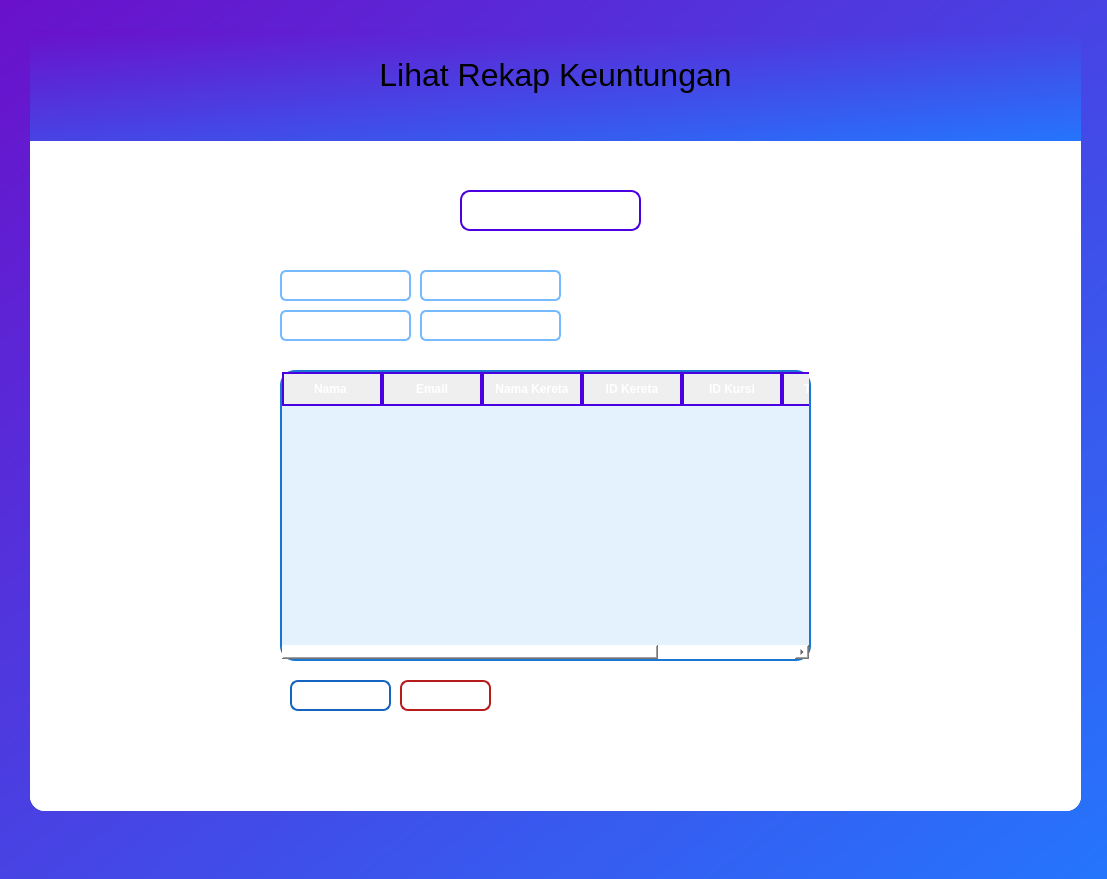
<?xml version="1.0" encoding="UTF-8"?>
<ui version="4.0">
 <class>lihat_RekapKeuntungan</class>
 <widget class="QMainWindow" name="lihat_RekapKeuntungan">
  <property name="geometry">
   <rect>
    <x>0</x>
    <y>0</y>
    <width>1107</width>
    <height>879</height>
   </rect>
  </property>
  <property name="windowTitle">
   <string>Dashboard SAKAPEUNG</string>
  </property>
  <property name="styleSheet">
   <string notr="true">background: qlineargradient(x1:0, y1:0, x2:1, y2:1, stop:0 #6a11cb, stop:1 #2575fc);
</string>
  </property>
  <widget class="QWidget" name="centralwidget">
   <widget class="QFrame" name="frame_utama">
    <property name="geometry">
     <rect>
      <x>30</x>
      <y>30</y>
      <width>1051</width>
      <height>781</height>
     </rect>
    </property>
    <property name="styleSheet">
     <string notr="true">background-color: rgba(255, 255, 255, 180); /* Transparansi */
border-radius: 15px; /* Membuat sudut melengkung */</string>
    </property>
    <property name="frameShape">
     <enum>QFrame::StyledPanel</enum>
    </property>
    <property name="frameShadow">
     <enum>QFrame::Raised</enum>
    </property>
    <widget class="QStackedWidget" name="stackedWidget">
     <property name="geometry">
      <rect>
       <x>0</x>
       <y>0</y>
       <width>1051</width>
       <height>781</height>
      </rect>
     </property>
     <property name="styleSheet">
      <string notr="true">background : white;</string>
     </property>
     <property name="frameShape">
      <enum>QFrame::Box</enum>
     </property>
     <property name="frameShadow">
      <enum>QFrame::Plain</enum>
     </property>
     <property name="currentIndex">
      <number>2</number>
     </property>
     <widget class="QWidget" name="admin">
      <widget class="QTextEdit" name="home_admin">
       <property name="geometry">
        <rect>
         <x>10</x>
         <y>120</y>
         <width>791</width>
         <height>651</height>
        </rect>
       </property>
       <property name="html">
        <string>&lt;!DOCTYPE HTML PUBLIC &quot;-//W3C//DTD HTML 4.0//EN&quot; &quot;http://www.w3.org/TR/REC-html40/strict.dtd&quot;&gt;
&lt;html&gt;&lt;head&gt;&lt;meta name=&quot;qrichtext&quot; content=&quot;1&quot; /&gt;&lt;style type=&quot;text/css&quot;&gt;
p, li { white-space: pre-wrap; }
&lt;/style&gt;&lt;/head&gt;&lt;body style=&quot; font-family:'MS Shell Dlg 2'; font-size:8pt; font-weight:400; font-style:normal;&quot;&gt;
&lt;p style=&quot; margin-top:0px; margin-bottom:0px; margin-left:0px; margin-right:0px; -qt-block-indent:0; text-indent:0px;&quot;&gt;&lt;span style=&quot; font-size:7.8pt;&quot;&gt;Ini adalah dashbiard admin&lt;/span&gt;&lt;/p&gt;&lt;/body&gt;&lt;/html&gt;</string>
       </property>
      </widget>
      <widget class="QTextBrowser" name="home_title_admin">
       <property name="geometry">
        <rect>
         <x>0</x>
         <y>0</y>
         <width>811</width>
         <height>111</height>
        </rect>
       </property>
       <property name="styleSheet">
        <string notr="true">background: qlineargradient(x1:0, y1:0, x2:1, y2:1, stop:0 #6a11cb, stop:1 #2575fc);
border-radius: 0px; 
</string>
       </property>
       <property name="html">
        <string>&lt;!DOCTYPE HTML PUBLIC &quot;-//W3C//DTD HTML 4.0//EN&quot; &quot;http://www.w3.org/TR/REC-html40/strict.dtd&quot;&gt;
&lt;html&gt;&lt;head&gt;&lt;meta name=&quot;qrichtext&quot; content=&quot;1&quot; /&gt;&lt;style type=&quot;text/css&quot;&gt;
p, li { white-space: pre-wrap; }
&lt;/style&gt;&lt;/head&gt;&lt;body style=&quot; font-family:'MS Shell Dlg 2'; font-size:8pt; font-weight:400; font-style:normal;&quot;&gt;
&lt;p align=&quot;center&quot; style=&quot;-qt-paragraph-type:empty; margin-top:0px; margin-bottom:0px; margin-left:0px; margin-right:0px; -qt-block-indent:0; text-indent:0px; font-size:7.8pt;&quot;&gt;&lt;br /&gt;&lt;/p&gt;
&lt;p align=&quot;center&quot; style=&quot; margin-top:0px; margin-bottom:0px; margin-left:0px; margin-right:0px; -qt-block-indent:0; text-indent:0px;&quot;&gt;&lt;span style=&quot; font-size:6pt;&quot;&gt; &lt;/span&gt;&lt;/p&gt;
&lt;p align=&quot;center&quot; style=&quot; margin-top:0px; margin-bottom:0px; margin-left:0px; margin-right:0px; -qt-block-indent:0; text-indent:0px;&quot;&gt;&lt;span style=&quot; font-size:24pt;&quot;&gt;Dashboard Admin&lt;/span&gt;&lt;/p&gt;&lt;/body&gt;&lt;/html&gt;</string>
       </property>
      </widget>
     </widget>
     <widget class="QWidget" name="edit_jadwal_kereta">
      <widget class="QTextBrowser" name="edit_jadwal_kereta_title_admin">
       <property name="geometry">
        <rect>
         <x>0</x>
         <y>0</y>
         <width>811</width>
         <height>111</height>
        </rect>
       </property>
       <property name="styleSheet">
        <string notr="true">background: qlineargradient(x1:0, y1:0, x2:1, y2:1, stop:0 #6a11cb, stop:1 #2575fc);
border-radius: 0px; 
</string>
       </property>
       <property name="html">
        <string>&lt;!DOCTYPE HTML PUBLIC &quot;-//W3C//DTD HTML 4.0//EN&quot; &quot;http://www.w3.org/TR/REC-html40/strict.dtd&quot;&gt;
&lt;html&gt;&lt;head&gt;&lt;meta name=&quot;qrichtext&quot; content=&quot;1&quot; /&gt;&lt;style type=&quot;text/css&quot;&gt;
p, li { white-space: pre-wrap; }
&lt;/style&gt;&lt;/head&gt;&lt;body style=&quot; font-family:'MS Shell Dlg 2'; font-size:8pt; font-weight:400; font-style:normal;&quot;&gt;
&lt;p align=&quot;center&quot; style=&quot;-qt-paragraph-type:empty; margin-top:0px; margin-bottom:0px; margin-left:0px; margin-right:0px; -qt-block-indent:0; text-indent:0px; font-size:7.8pt;&quot;&gt;&lt;br /&gt;&lt;/p&gt;
&lt;p align=&quot;center&quot; style=&quot; margin-top:0px; margin-bottom:0px; margin-left:0px; margin-right:0px; -qt-block-indent:0; text-indent:0px;&quot;&gt;&lt;span style=&quot; font-size:6pt;&quot;&gt; &lt;/span&gt;&lt;/p&gt;
&lt;p align=&quot;center&quot; style=&quot; margin-top:0px; margin-bottom:0px; margin-left:0px; margin-right:0px; -qt-block-indent:0; text-indent:0px;&quot;&gt;&lt;span style=&quot; font-size:24pt;&quot;&gt;Edit Jadwal Kereta&lt;/span&gt;&lt;/p&gt;&lt;/body&gt;&lt;/html&gt;</string>
       </property>
      </widget>
      <widget class="QTextEdit" name="edit_jadwal_kereta_admin">
       <property name="geometry">
        <rect>
         <x>10</x>
         <y>120</y>
         <width>791</width>
         <height>651</height>
        </rect>
       </property>
       <property name="html">
        <string>&lt;!DOCTYPE HTML PUBLIC &quot;-//W3C//DTD HTML 4.0//EN&quot; &quot;http://www.w3.org/TR/REC-html40/strict.dtd&quot;&gt;
&lt;html&gt;&lt;head&gt;&lt;meta name=&quot;qrichtext&quot; content=&quot;1&quot; /&gt;&lt;style type=&quot;text/css&quot;&gt;
p, li { white-space: pre-wrap; }
&lt;/style&gt;&lt;/head&gt;&lt;body style=&quot; font-family:'MS Shell Dlg 2'; font-size:8pt; font-weight:400; font-style:normal;&quot;&gt;
&lt;p style=&quot; margin-top:0px; margin-bottom:0px; margin-left:0px; margin-right:0px; -qt-block-indent:0; text-indent:0px;&quot;&gt;&lt;span style=&quot; font-size:7.8pt;&quot;&gt;Ini adalah menu edit jadwal kereta&lt;/span&gt;&lt;/p&gt;&lt;/body&gt;&lt;/html&gt;</string>
       </property>
      </widget>
     </widget>
     <widget class="QWidget" name="lihat_rekap_keuntungan">
      <widget class="QTextBrowser" name="lihat_rekap_keuntungan_title_admin">
       <property name="geometry">
        <rect>
         <x>0</x>
         <y>0</y>
         <width>1051</width>
         <height>111</height>
        </rect>
       </property>
       <property name="styleSheet">
        <string notr="true">background: qlineargradient(x1:0, y1:0, x2:1, y2:1, stop:0 #6a11cb, stop:1 #2575fc);
border-radius: 0px;
</string>
       </property>
       <property name="html">
        <string>&lt;!DOCTYPE HTML PUBLIC &quot;-//W3C//DTD HTML 4.0//EN&quot; &quot;http://www.w3.org/TR/REC-html40/strict.dtd&quot;&gt;
&lt;html&gt;&lt;head&gt;&lt;meta name=&quot;qrichtext&quot; content=&quot;1&quot; /&gt;&lt;style type=&quot;text/css&quot;&gt;
p, li { white-space: pre-wrap; }
&lt;/style&gt;&lt;/head&gt;&lt;body style=&quot; font-family:'MS Shell Dlg 2'; font-size:8pt; font-weight:400; font-style:normal;&quot;&gt;
&lt;p align=&quot;center&quot; style=&quot;-qt-paragraph-type:empty; margin-top:0px; margin-bottom:0px; margin-left:0px; margin-right:0px; -qt-block-indent:0; text-indent:0px; font-size:7.8pt;&quot;&gt;&lt;br /&gt;&lt;/p&gt;
&lt;p align=&quot;center&quot; style=&quot; margin-top:0px; margin-bottom:0px; margin-left:0px; margin-right:0px; -qt-block-indent:0; text-indent:0px;&quot;&gt;&lt;span style=&quot; font-size:6pt;&quot;&gt; &lt;/span&gt;&lt;/p&gt;
&lt;p align=&quot;center&quot; style=&quot; margin-top:0px; margin-bottom:0px; margin-left:0px; margin-right:0px; -qt-block-indent:0; text-indent:0px;&quot;&gt;&lt;span style=&quot; font-size:24pt;&quot;&gt;Lihat Rekap Keuntungan&lt;/span&gt;&lt;/p&gt;&lt;/body&gt;&lt;/html&gt;</string>
       </property>
      </widget>
      <widget class="QLabel" name="label">
       <property name="geometry">
        <rect>
         <x>430</x>
         <y>160</y>
         <width>181</width>
         <height>41</height>
        </rect>
       </property>
       <property name="styleSheet">
        <string notr="true">/* Judul &quot;Lihat Rekap Keuntungan&quot; dengan background gradasi */
QLabel#label {
    font-size: 12px;
    font-weight: bold;
    color: white;
    background: qlineargradient(spread:pad, x1:0, y1:0, x2:1, y2:0, 
                                stop:0 #6a11cb, stop:1 #2575fc);
    padding: 12px;
    border-radius: 10px;
    text-align: center;
    border: 2px solid #4a00e0;
}</string>
       </property>
       <property name="text">
        <string>Lihat Rekap Keuntungan</string>
       </property>
      </widget>
      <widget class="QLabel" name="label_2">
       <property name="geometry">
        <rect>
         <x>250</x>
         <y>240</y>
         <width>131</width>
         <height>31</height>
        </rect>
       </property>
       <property name="styleSheet">
        <string notr="true">


/* Semua QLabel dalam statistik penjualan (statis dan dinamis) */
QLabel#label_2 {
    font-size: 10px;
    font-weight: bold;
    color: white;
    background: qlineargradient(spread:pad, x1:0, y1:0, x2:1, y2:1, 
                                stop:0 #a085ff, stop:1 #76baff);
    padding: 8px 12px;
    border-radius: 6px;
    text-align: center;
    border: 2px solid #76baff;
    box-shadow: 2px 4px 8px rgba(0, 0, 0, 0.1);
}
</string>
       </property>
       <property name="text">
        <string>Total Tiket Terjual:</string>
       </property>
      </widget>
      <widget class="QLabel" name="label_3">
       <property name="geometry">
        <rect>
         <x>250</x>
         <y>280</y>
         <width>131</width>
         <height>31</height>
        </rect>
       </property>
       <property name="styleSheet">
        <string notr="true">


/* Semua QLabel dalam statistik penjualan (statis dan dinamis) */
QLabel#label_3 {
    font-size: 10px;
    font-weight: bold;
    color: white;
    background: qlineargradient(spread:pad, x1:0, y1:0, x2:1, y2:1, 
                                stop:0 #a085ff, stop:1 #76baff);
    padding: 8px 12px;
    border-radius: 6px;
    text-align: center;
    border: 2px solid #76baff;
    box-shadow: 2px 4px 8px rgba(0, 0, 0, 0.1);
}
</string>
       </property>
       <property name="text">
        <string>Total Pemasukan: </string>
       </property>
      </widget>
      <widget class="QLabel" name="label_tiket_terjual">
       <property name="geometry">
        <rect>
         <x>390</x>
         <y>240</y>
         <width>141</width>
         <height>31</height>
        </rect>
       </property>
       <property name="styleSheet">
        <string notr="true">

/* Semua QLabel dalam statistik penjualan (statis dan dinamis) */
QLabel#label_tiket_terjual{
    font-size: 10px;
    font-weight: bold;
    color: white;
    background: qlineargradient(spread:pad, x1:0, y1:0, x2:1, y2:1, 
                                stop:0 #a085ff, stop:1 #76baff);
    padding: 8px 12px;
    border-radius: 6px;
    text-align: center;
    border: 2px solid #76baff;
    box-shadow: 2px 4px 8px rgba(0, 0, 0, 0.1);
}
</string>
       </property>
       <property name="text">
        <string>TextLabel</string>
       </property>
      </widget>
      <widget class="QLabel" name="label_total_pemasukan">
       <property name="geometry">
        <rect>
         <x>390</x>
         <y>280</y>
         <width>141</width>
         <height>31</height>
        </rect>
       </property>
       <property name="styleSheet">
        <string notr="true">


/* Semua QLabel dalam statistik penjualan (statis dan dinamis) */
QLabel#label_total_pemasukan {
    font-size: 10px;
    font-weight: bold;
    color: white;
    background: qlineargradient(spread:pad, x1:0, y1:0, x2:1, y2:1, 
                                stop:0 #a085ff, stop:1 #76baff);
    padding: 8px 12px;
    border-radius: 6px;
    text-align: center;
    border: 2px solid #76baff;
    box-shadow: 2px 4px 8px rgba(0, 0, 0, 0.1);
}
</string>
       </property>
       <property name="text">
        <string>TextLabel</string>
       </property>
      </widget>
      <widget class="QTableWidget" name="table_lihat_rekap_keuntungan">
       <property name="geometry">
        <rect>
         <x>250</x>
         <y>340</y>
         <width>531</width>
         <height>291</height>
        </rect>
       </property>
       <property name="styleSheet">
        <string notr="true">#table_lihat_rekap_keuntungan {
    background-color: #E3F2FD; /* Biru muda pastel */
    gridline-color: #BBDEFB; /* Garis antar sel */
    border: 2px solid #1976D2; /* Border biru sedang */
    font-size: 10px;
    color: #0D47A1; /* Warna teks biru tua */
    selection-background-color: #42A5F5; /* Biru lebih cerah saat dipilih */
    selection-color: white; /* Teks putih saat dipilih */
    alternate-background-color: #FFFFFF; /* Warna sel bergantian */
}

/* Header tabel dengan gradasi */
QHeaderView::section {
    font-size: 10x;
    font-weight: bold;
    color: white;
    background: qlineargradient(spread:pad, x1:0, y1:0, x2:1, y2:0, 
                                stop:0 #6a11cb, stop:1 #2575fc);
    padding: 6px;
    border: 2px solid #4a00e0;
    text-align: center;
}

QTableCornerButton::section {
    background: qlineargradient(spread:pad, x1:0, y1:0, x2:1, y2:0, 
                                stop:0 #6a11cb, stop:1 #2575fc);
    border: 2px solid #4a00e0;
}

/* Efek hover &amp; selected */
QTableWidget::item {
    padding: 6px;
    border: none;
}

QTableWidget::item:selected {
    background-color: #42A5F5;
    color: white;
    border-radius: 4px;
}
/* Scrollbar Custom */
QScrollBar:vertical {
    border: none;
    background: #E3F2FD;
    width: 10px;
    margin: 2px 0 2px 0;
}

QScrollBar::handle:vertical {
    background: #1976D2;
    min-height: 20px;
    border-radius: 5px;
}

QScrollBar::add-line:vertical, 
QScrollBar::sub-line:vertical {
    border: none;
    background: none;
}


</string>
       </property>
       <column>
        <property name="text">
         <string>Nama </string>
        </property>
       </column>
       <column>
        <property name="text">
         <string>Email</string>
        </property>
       </column>
       <column>
        <property name="text">
         <string>Nama Kereta</string>
        </property>
       </column>
       <column>
        <property name="text">
         <string>ID Kereta</string>
        </property>
       </column>
       <column>
        <property name="text">
         <string>ID Kursi</string>
        </property>
       </column>
       <column>
        <property name="text">
         <string>Total Tarif</string>
        </property>
       </column>
       <column>
        <property name="text">
         <string>Tanggal</string>
        </property>
       </column>
      </widget>
      <widget class="QPushButton" name="button_kembali">
       <property name="geometry">
        <rect>
         <x>370</x>
         <y>650</y>
         <width>91</width>
         <height>31</height>
        </rect>
       </property>
       <property name="styleSheet">
        <string notr="true">#button_kembali {
    font-size: 12px;
    font-weight: bold;
    color: white;
    border: 2px solid #B71C1C;
    border-radius: 8px;
    padding: 6px 12px;
    background: qlineargradient(spread:pad, x1:0, y1:0, x2:1, y2:1, 
                                stop:0 #FF8A80, stop:1 #D32F2F); /* Lebih banyak merah terang */
}

/* Efek hover */
#button_kembali:hover {
    background: qlineargradient(spread:pad, x1:0, y1:0, x2:1, y2:1, 
                                stop:0 #FF5252, stop:1 #B71C1C); /* Lebih merah saat hover */
    border: 2px solid #D32F2F;
}

/* Efek tombol ditekan */
#button_kembali:pressed {
    background: qlineargradient(spread:pad, x1:0, y1:0, x2:1, y2:1, 
                                stop:0 #F44336, stop:1 #9A0007); /* Merah lebih gelap saat ditekan */
    border: 2px solid #7F0000;
}
</string>
       </property>
       <property name="text">
        <string>Kembali</string>
       </property>
      </widget>
      <widget class="QPushButton" name="button_lihat_detail_rekap">
       <property name="geometry">
        <rect>
         <x>260</x>
         <y>650</y>
         <width>101</width>
         <height>31</height>
        </rect>
       </property>
       <property name="styleSheet">
        <string notr="true">QPushButton#button_lihat_detail_rekap {
    font-size: 10px;
    font-weight: bold;
    color: white;
    background: qlineargradient(spread:pad, x1:0, y1:0, x2:1, y2:1, 
                                stop:0 #1976D2, stop:1 #64B5F6);
    padding: 8px 12px;
    border-radius: 8px;
    border: 2px solid #1565C0;
}

/* Efek hover */
#button_lihat_detail_rekap:hover {
    background: qlineargradient(spread:pad, x1:0, y1:0, x2:1, y2:1, 
                                stop:0 #1565C0, stop:1 #42A5F5);
}

/* Efek tombol ditekan */
#button_lihat_rekap:pressed {
    background: qlineargradient(spread:pad, x1:0, y1:0, x2:1, y2:1, 
                                stop:0 #F44336, stop:1 #9A0007); /* Merah lebih gelap saat ditekan */
    border: 2px solid #7F0000;
}
</string>
       </property>
       <property name="text">
        <string>Lihat Detail</string>
       </property>
      </widget>
     </widget>
    </widget>
   </widget>
  </widget>
 </widget>
 <resources/>
 <connections/>
</ui>
